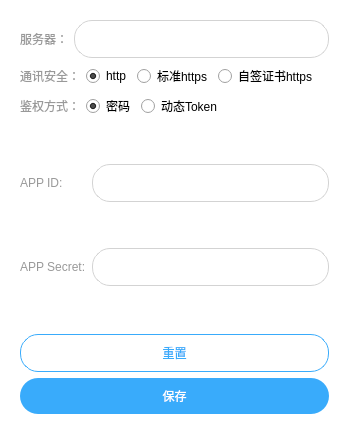
<?xml version="1.0" encoding="UTF-8"?>
<ui version="4.0">
 <class>DlgLoginSet</class>
 <widget class="QDialog" name="DlgLoginSet">
  <property name="geometry">
   <rect>
    <x>0</x>
    <y>0</y>
    <width>349</width>
    <height>434</height>
   </rect>
  </property>
  <property name="windowTitle">
   <string>登录设置</string>
  </property>
  <property name="styleSheet">
   <string notr="true">#clientWdiget{
	background: white;
}

#clientWdiget QLabel{
	color: rgb(153,153,153);
}

#clientWdiget QLineEdit, #clientWdiget QPushButton{
	min-height:36px;
	max-height:36px;
	border-radius: 18px;
}

#clientWdiget QLineEdit{
	background: transparent;
	border: 1px solid rgb(211,211,211);
	padding-left: 18px;
	padding-right: 18px;
}

#btnReset{
	border: 1px solid rgb(57,171,251);
	color:  rgb(57,171,251);
	background: transparent;
}
#btnReset:hover,#btnReset:pressed{
	background: rgb(57,171,251);
	color:white;
}
#btnSave{
	background: rgb(57,171,251);
	color:white;
}
#btnSave:hover,#btnSave:pressed{
	background: rgb(5,117,197);

}
</string>
  </property>
  <layout class="QVBoxLayout" name="verticalLayout_2">
   <property name="spacing">
    <number>0</number>
   </property>
   <property name="leftMargin">
    <number>0</number>
   </property>
   <property name="topMargin">
    <number>0</number>
   </property>
   <property name="rightMargin">
    <number>0</number>
   </property>
   <property name="bottomMargin">
    <number>0</number>
   </property>
   <item>
    <widget class="QWidget" name="clientWdiget" native="true">
     <layout class="QVBoxLayout" name="verticalLayout">
      <property name="spacing">
       <number>6</number>
      </property>
      <property name="leftMargin">
       <number>20</number>
      </property>
      <property name="topMargin">
       <number>20</number>
      </property>
      <property name="rightMargin">
       <number>20</number>
      </property>
      <property name="bottomMargin">
       <number>20</number>
      </property>
      <item>
       <widget class="QWidget" name="widget_3" native="true">
        <layout class="QHBoxLayout" name="horizontalLayout_3">
         <property name="leftMargin">
          <number>0</number>
         </property>
         <property name="topMargin">
          <number>0</number>
         </property>
         <property name="rightMargin">
          <number>0</number>
         </property>
         <property name="bottomMargin">
          <number>0</number>
         </property>
         <item>
          <widget class="QLabel" name="label">
           <property name="text">
            <string>服务器：</string>
           </property>
          </widget>
         </item>
         <item>
          <widget class="QLineEdit" name="editServer"/>
         </item>
        </layout>
       </widget>
      </item>
      <item>
       <widget class="QWidget" name="widget" native="true">
        <layout class="QHBoxLayout" name="horizontalLayout">
         <property name="leftMargin">
          <number>0</number>
         </property>
         <property name="topMargin">
          <number>0</number>
         </property>
         <property name="rightMargin">
          <number>0</number>
         </property>
         <property name="bottomMargin">
          <number>0</number>
         </property>
         <item>
          <widget class="QLabel" name="label_2">
           <property name="text">
            <string>通讯安全：</string>
           </property>
          </widget>
         </item>
         <item>
          <widget class="QRadioButton" name="rbHttp">
           <property name="text">
            <string>http</string>
           </property>
           <property name="checked">
            <bool>true</bool>
           </property>
          </widget>
         </item>
         <item>
          <widget class="QRadioButton" name="rbHttps">
           <property name="text">
            <string>标准https</string>
           </property>
          </widget>
         </item>
         <item>
          <widget class="QRadioButton" name="rbHttps2">
           <property name="text">
            <string>自签证书https</string>
           </property>
          </widget>
         </item>
         <item>
          <spacer name="horizontalSpacer_2">
           <property name="orientation">
            <enum>Qt::Horizontal</enum>
           </property>
           <property name="sizeHint" stdset="0">
            <size>
             <width>40</width>
             <height>20</height>
            </size>
           </property>
          </spacer>
         </item>
        </layout>
       </widget>
      </item>
      <item>
       <widget class="QWidget" name="widget_2" native="true">
        <layout class="QHBoxLayout" name="horizontalLayout_2">
         <property name="leftMargin">
          <number>0</number>
         </property>
         <property name="topMargin">
          <number>0</number>
         </property>
         <property name="rightMargin">
          <number>0</number>
         </property>
         <property name="bottomMargin">
          <number>0</number>
         </property>
         <item>
          <widget class="QLabel" name="label_3">
           <property name="text">
            <string>鉴权方式：</string>
           </property>
          </widget>
         </item>
         <item>
          <widget class="QRadioButton" name="rbPassword">
           <property name="text">
            <string>密码</string>
           </property>
           <property name="checked">
            <bool>true</bool>
           </property>
          </widget>
         </item>
         <item>
          <widget class="QRadioButton" name="rbToken">
           <property name="text">
            <string>动态Token</string>
           </property>
          </widget>
         </item>
         <item>
          <spacer name="horizontalSpacer">
           <property name="orientation">
            <enum>Qt::Horizontal</enum>
           </property>
           <property name="sizeHint" stdset="0">
            <size>
             <width>40</width>
             <height>20</height>
            </size>
           </property>
          </spacer>
         </item>
        </layout>
       </widget>
      </item>
      <item>
       <widget class="QStackedWidget" name="stackedWidget">
        <property name="currentIndex">
         <number>0</number>
        </property>
        <widget class="QWidget" name="page">
         <layout class="QGridLayout" name="gridLayout">
          <property name="leftMargin">
           <number>0</number>
          </property>
          <property name="topMargin">
           <number>0</number>
          </property>
          <property name="rightMargin">
           <number>0</number>
          </property>
          <property name="bottomMargin">
           <number>0</number>
          </property>
          <item row="0" column="0">
           <widget class="QLabel" name="label_4">
            <property name="text">
             <string>APP ID:</string>
            </property>
           </widget>
          </item>
          <item row="0" column="1">
           <widget class="QLineEdit" name="editAppID">
            <property name="text">
             <string/>
            </property>
           </widget>
          </item>
          <item row="1" column="0">
           <widget class="QLabel" name="label_5">
            <property name="text">
             <string>APP Secret:</string>
            </property>
           </widget>
          </item>
          <item row="1" column="1">
           <widget class="QLineEdit" name="editAppSecret">
            <property name="echoMode">
             <enum>QLineEdit::Password</enum>
            </property>
           </widget>
          </item>
         </layout>
        </widget>
        <widget class="QWidget" name="page_2">
         <layout class="QHBoxLayout" name="horizontalLayout_4">
          <property name="leftMargin">
           <number>0</number>
          </property>
          <property name="topMargin">
           <number>0</number>
          </property>
          <property name="rightMargin">
           <number>0</number>
          </property>
          <property name="bottomMargin">
           <number>0</number>
          </property>
          <item>
           <widget class="QLabel" name="label_6">
            <property name="text">
             <string>动态Token：</string>
            </property>
            <property name="alignment">
             <set>Qt::AlignLeading|Qt::AlignLeft|Qt::AlignVCenter</set>
            </property>
           </widget>
          </item>
          <item>
           <widget class="QPlainTextEdit" name="editToken"/>
          </item>
         </layout>
        </widget>
       </widget>
      </item>
      <item>
       <widget class="QPushButton" name="btnReset">
        <property name="text">
         <string>重置</string>
        </property>
       </widget>
      </item>
      <item>
       <widget class="QPushButton" name="btnSave">
        <property name="text">
         <string>保存</string>
        </property>
       </widget>
      </item>
     </layout>
    </widget>
   </item>
  </layout>
 </widget>
 <layoutdefault spacing="6" margin="11"/>
 <resources/>
 <connections/>
</ui>
